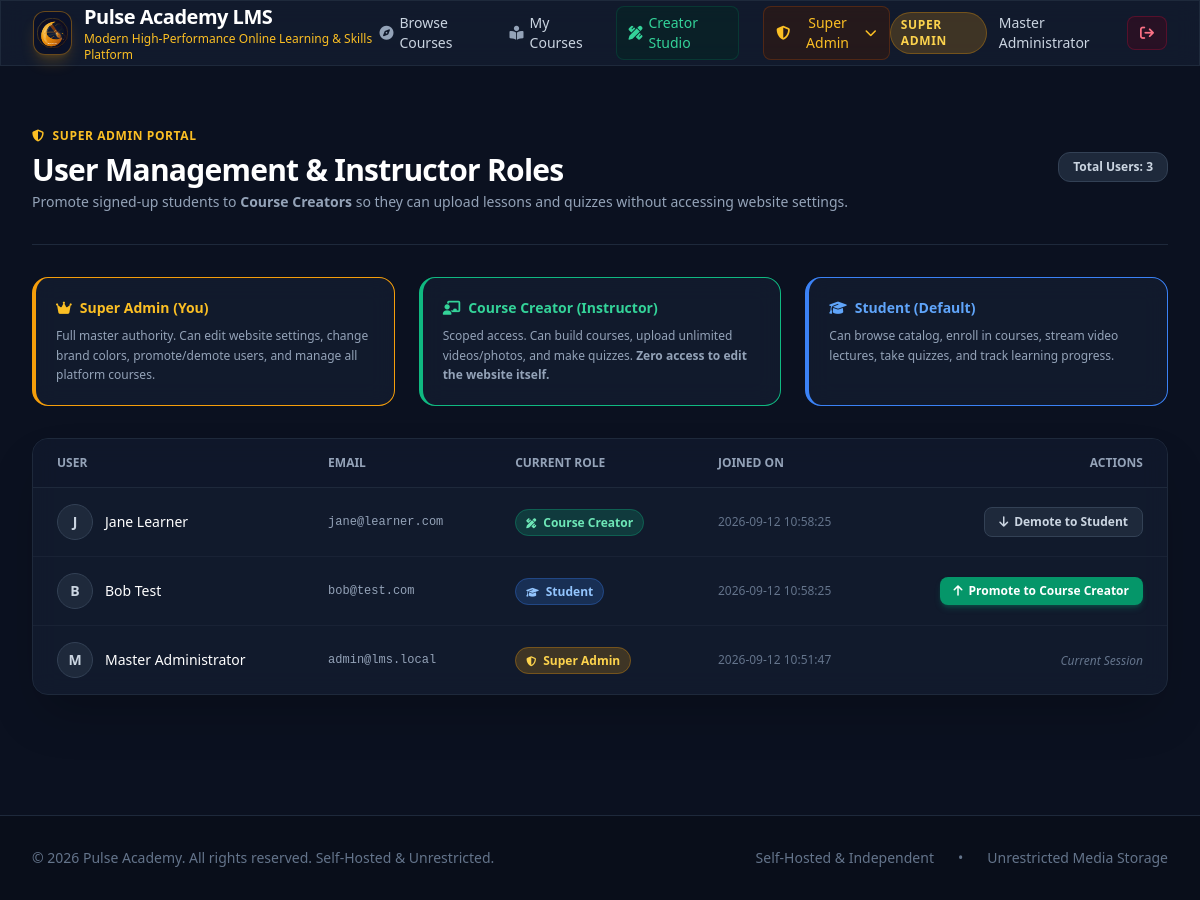
/admin/users (signed in), run on an earlier commit of the app's database.
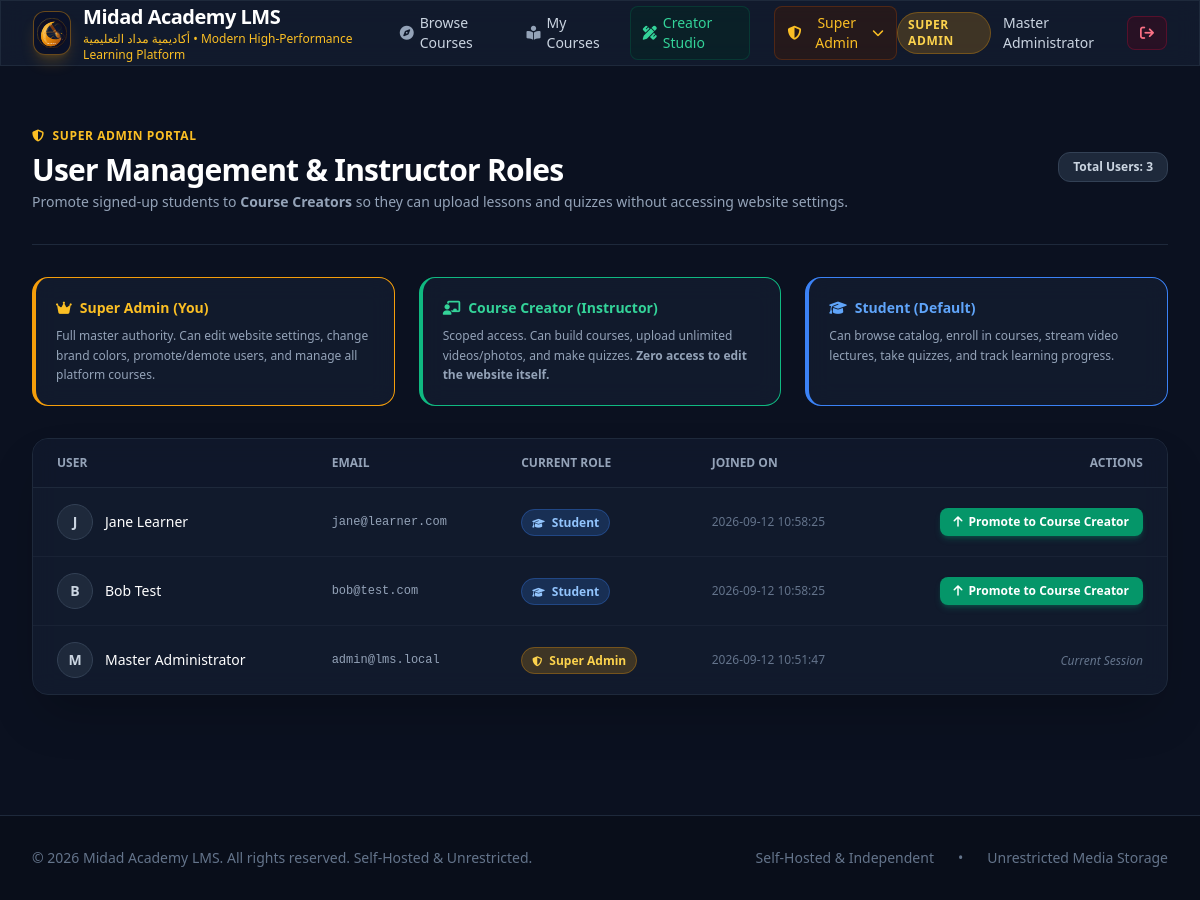
And on a later commit of the database.
### tables this page shows
CREATE TABLE settings (
        key TEXT PRIMARY KEY,
        value TEXT NOT NULL
    );

CREATE TABLE users (
        id INTEGER PRIMARY KEY AUTOINCREMENT,
        email TEXT UNIQUE NOT NULL,
        name TEXT NOT NULL,
        password_hash TEXT NOT NULL,
        role TEXT NOT NULL DEFAULT 'student',
        created_at TIMESTAMP DEFAULT CURRENT_TIMESTAMP
    );

### app.py (the view)
@app.route("/admin/users")
@super_admin_only
def admin_users():
    users = db.get_all_users()
    return render_template("admin_users.html", users=users)

### app.py (called while the page is built)
@app.context_processor
def inject_global_data():
    settings = db.get_settings()
    current_user = None
    if "user_id" in session:
        current_user = db.get_user_by_id(session["user_id"])
    return dict(settings=settings, current_user=current_user)

def super_admin_only(f):
    @wraps(f)
    def decorated_function(*args, **kwargs):
        if "user_id" not in session:
            flash("Please sign in as Super Admin.", "warning")
            return redirect(url_for("login", next=request.url))
        user = db.get_user_by_id(session["user_id"])
        if not user or user["role"] != "super_admin":
            abort(403, description="Access Restricted: Only the Master Super Admin can modify website settings or manage user roles.")
        return f(*args, **kwargs)
    return decorated_function

### database.py (called while the page is built)
def get_db_connection():
    conn = sqlite3.connect(DB_PATH)
    conn.row_factory = sqlite3.Row
    conn.execute("PRAGMA foreign_keys = ON")
    return conn

def get_settings():
    conn = get_db_connection()
    rows = conn.execute("SELECT key, value FROM settings").fetchall()
    conn.close()
    return {row["key"]: row["value"] for row in rows}

### templates/admin_users.html (shortened to what the changed rows need)
{% extends "base.html" %}
{% block content %}
<div class="max-w-7xl mx-auto px-4 sm:px-6 lg:px-8 py-10">
    <div class="flex flex-col sm:flex-row items-start sm:items-center justify-between pb-8 border-b border-slate-800 gap-4">
        <div>
            <h1 class="text-3xl font-bold text-white tracking-tight">User Management & Instructor Roles</h1>
        </div>
    </div>
    <div class="glass-card rounded-2xl overflow-hidden border border-slate-800 shadow-2xl">
        <div class="overflow-x-auto">
            <table class="w-full text-left text-sm text-slate-300">
                <thead class="bg-slate-900/80 text-xs uppercase font-semibold text-slate-400 border-b border-slate-800">
                    <tr>
                        <th class="px-6 py-4">User</th>
                        <th class="px-6 py-4">Email</th>
                        <th class="px-6 py-4">Current Role</th>
                        <th class="px-6 py-4">Joined On</th>
                        <th class="px-6 py-4 text-right">Actions</th>
                    </tr>
                </thead>
                <tbody class="divide-y divide-slate-800/60">
                    {% for u in users %}
                    <tr class="hover:bg-slate-800/30 transition">
                        <td class="px-6 py-4 font-medium text-white flex items-center space-x-3">
                            <div class="w-9 h-9 rounded-full bg-slate-800 flex items-center justify-center font-bold text-slate-300 border border-slate-700">
                                {{ u.name[0] | upper }}
                            </div>
                            <span>{{ u.name }}</span>
                        </td>
                        <td class="px-6 py-4 font-mono text-xs text-slate-400">{{ u.email }}</td>
                        <td class="px-6 py-4">
                            {% if u.role == 'super_admin' %}
                                <span class="px-2.5 py-1 rounded-full text-xs font-semibold bg-amber-500/20 text-amber-300 border border-amber-500/30">
                                    <i class="fa-solid fa-shield-halved text-[10px] mr-1"></i> Super Admin
                                </span>
                            {% elif u.role == 'instructor' %}
                                <span class="px-2.5 py-1 rounded-full text-xs font-semibold bg-emerald-500/20 text-emerald-300 border border-emerald-500/30">
                                    <i class="fa-solid fa-pen-ruler text-[10px] mr-1"></i> Course Creator
                                </span>
                            {% else %}
                                <span class="px-2.5 py-1 rounded-full text-xs font-semibold bg-blue-500/20 text-blue-300 border border-blue-500/30">
                                    <i class="fa-solid fa-graduation-cap text-[10px] mr-1"></i> Student
                                </span>
                            {% endif %}
                        </td>
                        <td class="px-6 py-4 text-xs text-slate-500">{{ u.created_at }}</td>
                        <td class="px-6 py-4 text-right">
                            {% if u.id != current_user.id %}
                                {% if u.role == 'student' %}
                                    <form method="POST" action="{{ url_for('change_user_role', user_id=u.id) }}" class="inline">
                                        <button type="submit" class="px-3.5 py-1.5 rounded-lg bg-emerald-600 hover:bg-emerald-500 text-white text-xs font-semibold transition shadow-md shadow-emerald-600/30 flex items-center gap-1.5 ml-auto">
                                            <i class="fa-solid fa-arrow-up"></i> Promote to Course Creator
                                        </button>
                                    </form>
                                {% elif u.role == 'instructor' %}
                                    <form method="POST" action="{{ url_for('change_user_role', user_id=u.id) }}" class="inline">
                                        <button type="submit" class="px-3.5 py-1.5 rounded-lg bg-slate-800 hover:bg-slate-700 text-slate-300 text-xs font-semibold transition border border-slate-700 flex items-center gap-1.5 ml-auto">
                                            <i class="fa-solid fa-arrow-down"></i> Demote to Student
                                        </button>
                                    </form>
                                {% endif %}
                            {% else %}
                                <span class="text-xs text-slate-500 italic">Current Session</span>
                            {% endif %}
                        </td>
                    </tr>
                    {% endfor %}
                </tbody>
            </table>
        </div>
    </div>
</div>
{% endblock %}

### templates/base.html (shortened to what the changed rows need)
<!DOCTYPE html>
<html lang="en">
<head>
    <script src="https://cdn.tailwindcss.com"></script>
    <link rel="stylesheet" href="https://cdnjs.cloudflare.com/ajax/libs/font-awesome/6.4.0/css/all.min.css">
</head>
<body class="min-h-screen flex flex-col antialiased">
    <header class="sticky top-0 z-50 glass-card border-b border-slate-800">
        <div class="max-w-7xl mx-auto px-4 sm:px-6 lg:px-8">
            <div class="flex items-center justify-between h-16">
                <a href="{{ url_for('index') }}" class="flex items-center space-x-3 group">
                    <div>
                        <span class="text-xl font-bold tracking-tight text-white block">{{ settings.site_name }}</span>
                        <span class="text-xs text-amber-400 font-medium hidden sm:block">{{ settings.tagline }}</span>
                    </div>
                </a>
            </div>
        </div>
    </header>
    <main class="flex-grow">
        {% block content %}{% endblock %}
    </main>
    <footer class="mt-20 border-t border-slate-800 bg-[#090e1a] py-8">
        <div class="max-w-7xl mx-auto px-4 sm:px-6 lg:px-8 flex flex-col md:flex-row items-center justify-between text-sm text-slate-500 gap-4">
            <p>{{ settings.footer_text }}</p>
            <div class="flex items-center space-x-6">
                <span>Self-Hosted & Independent</span>
                <span>•</span>
                <span>Unrestricted Media Storage</span>
            </div>
        </div>
    </footer>
</body>
</html>

What changed in the data, as far as the page shows it:
changed settings: site_name "Pulse Academy LMS" → "Midad Academy LMS"
changed settings: tagline "Modern High-Performance Online Learning & Skills Platform" → "أكاديمية مداد التعليمية • Modern High-Performance Learning Platform"
changed users "Jane Learner": role "Course Creator Demote to Student" → "Student Promote to Course Creator"
changed settings: footer_text "© 2026 Pulse Academy. All rights reserved. Self-Hosted & Unrestricted." → "© 2026 Midad Academy LMS. All rights reserved. Self-Hosted & Unrestricted."
